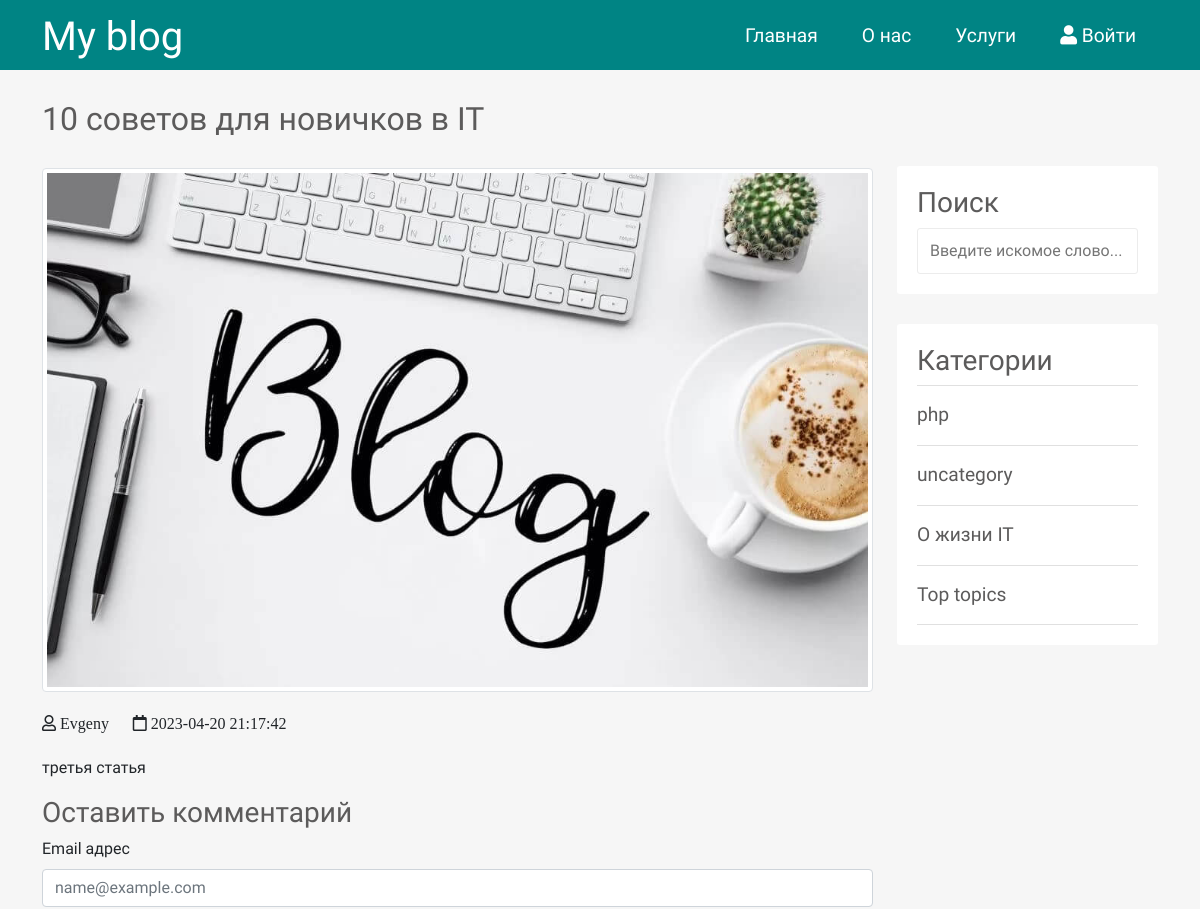
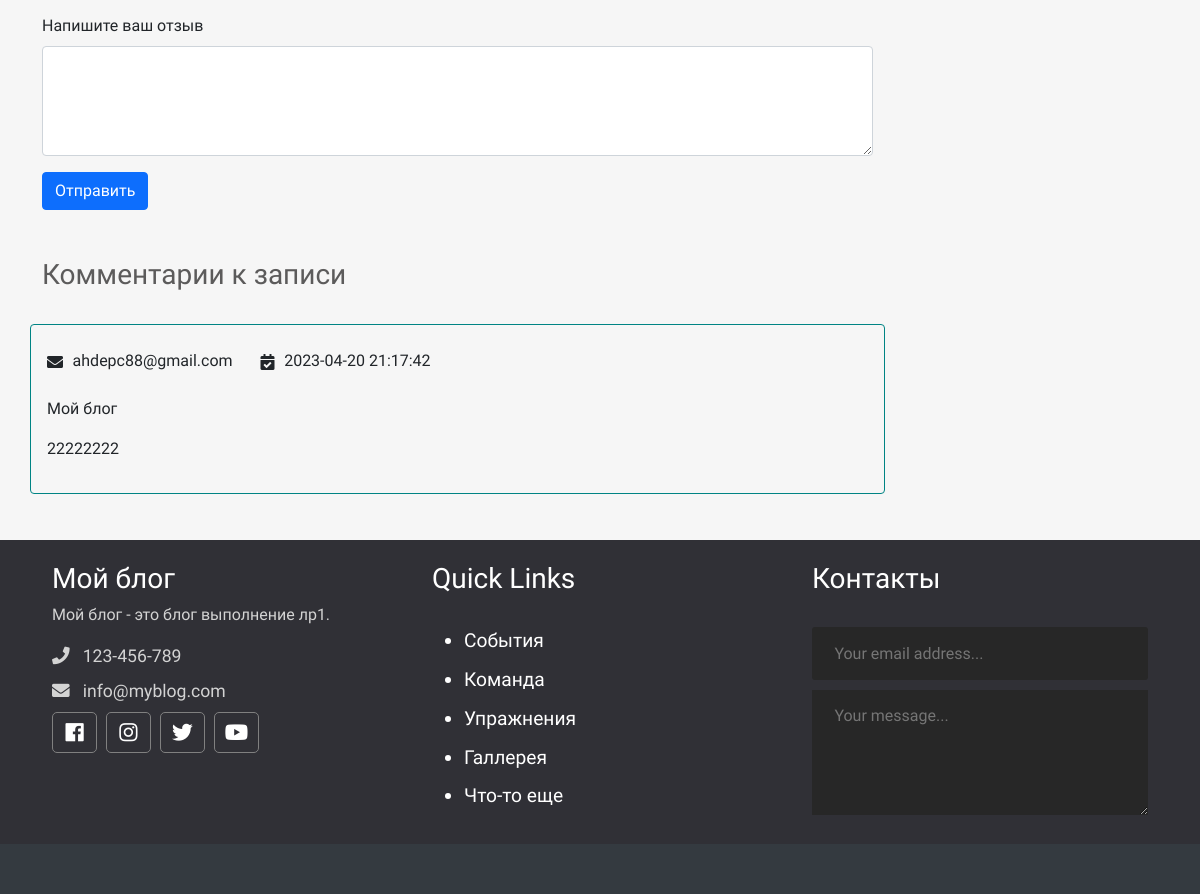
Page /single.php?post=22 on the committed database (2 pictures, top to bottom).
### tables this page shows
CREATE TABLE `posts` (
  `id` int NOT NULL,
  `id_user` int NOT NULL,
  `title` varchar(255) NOT NULL,
  `img` varchar(255) NOT NULL,
  `content` text NOT NULL,
  `status` tinyint NOT NULL,
  `id_topic` int DEFAULT NULL,
  `created_date` datetime NOT NULL DEFAULT CURRENT_TIMESTAMP
);

CREATE TABLE `users` (
  `id` int NOT NULL,
  `admin` tinyint NOT NULL,
  `username` varchar(255) NOT NULL,
  `email` varchar(255) NOT NULL,
  `password` varchar(255) NOT NULL,
  `created` timestamp NOT NULL DEFAULT CURRENT_TIMESTAMP
);

CREATE TABLE `comments` (
  `id` int NOT NULL,
  `status` tinyint NOT NULL DEFAULT '0',
  `page` int NOT NULL,
  `email` varchar(110) NOT NULL,
  `comment` text NOT NULL,
  `created_date` datetime NOT NULL DEFAULT CURRENT_TIMESTAMP
);

CREATE TABLE `topics` (
  `id` int NOT NULL,
  `name` varchar(121) NOT NULL,
  `description` text NOT NULL
);

### app/database/db.php (called while the page is built, shortened)
<?php
require 'connect.php';
function dbCheckError($query){
    $errInfo = $query->errorInfo();
    return true;
}
function selectAll($table, $params = []){
    global $pdo;
    $sql = "SELECT * FROM $table";
    if(!empty($params)){
        $i = 0;
        foreach ($params as $key => $value){
            if ($i === 0){
                $sql = $sql . " WHERE $key=$value";
            }else{
                $sql = $sql . " AND $key=$value";
            }
            $i++;
        }
    }
    $query = $pdo->prepare($sql);
    $query->execute();
    return $query->fetchAll();
}
function selectPostFromPostsWithUsersOnSingle($table1, $table2, $id){
    global $pdo;
    $sql = "SELECT p.*, u.username FROM $table1 AS p JOIN $table2 AS u ON p.id_user = u.id WHERE p.id=$id";
    $query = $pdo->prepare($sql);
    $query->execute();
    return $query->fetch();
}

### app/controllers/commentaries.php (called while the page is built, shortened)
<?php
include_once SITE_ROOT . "/app/database/db.php";
$commentsForAdm = selectAll('comments');
$page = $_GET['post'];
$errMsg = [];
$status = 0;
if($_SERVER['REQUEST_METHOD'] === 'POST' && isset($_POST['goComment'])){
    $email = trim($_POST['email']);
    $comment = trim($_POST['comment']);
    if($email === '' || $comment === ''){
        array_push($errMsg, "Не все поля заполнены!");
    }elseif (mb_strlen($comment, 'UTF8') < 50){
        array_push($errMsg, "Комментарий должен быть длинее 50 символов");
    }else{
        $user = selectOne('users', ['email' => $email]);
        if ($user['email'] == $email && $user['admin'] == 1){
            $status = 1;
        }
        $comment = [
            'status' => $status,
            'page' => $page,
            'email' => $email,
            'comment' => $comment
        ];
        $comment = insert('comments', $comment);
        $comments = selectAll('comments', ['page' => $page, 'status' => 1] );
    }
}else{
    $comments = selectAll('comments', ['page' => $page, 'status' => 1] );
}

### app/controllers/topics.php (called while the page is built, shortened)
<?php
include SITE_ROOT . "/app/database/db.php";
$topics = selectAll('topics');

### single.php (the view, shortened to what this page needs)
<?php include("path.php");
include "app/controllers/topics.php";
$post = selectPostFromPostsWithUsersOnSingle('posts', 'users', $_GET['post']);
?>
<!doctype html>
<html lang="en">
<head>
    <link href="https://cdn.jsdelivr.net/npm/bootstrap@5.0.0-beta2/dist/css/bootstrap.min.css" rel="stylesheet">
    <link rel="stylesheet" href="https://use.fontawesome.com/releases/v5.7.2/css/all.css"
>
    <link rel="stylesheet" href="assets/css/style.css">
</head>
<body>
<?php include("app/include/header.php"); ?>
<div class="container">
    <div class="content row">
        <div class="main-content col-md-9 col-12">
            <h2><?php echo $post['title']; ?></h2>
            <div class="single_post row">
                <div class="img col-12">
                    <img src="<?=BASE_URL . 'assets/images/posts/' . $post['img'] ?>" alt="<?=$post['title']?>" class="img-thumbnail">
                </div>
                <div class="info">
                    <i class="far fa-user"> <?=$post['username'];?></i>
                    <i class="far fa-calendar"> <?=$post['created_date'];?></i>
                </div>
                <div class="single_post_text col-12">
                    <?=$post['content'];?>
                </div>
                <?php include("app/include/comments.php"); ?>
            </div>
        </div>
        <div class="sidebar col-md-3 col-12">
            <div class="section search">
                <h3>Поиск</h3>
                <form action="/" method="post">
                    <input type="text" name="search-term" class="text-input" placeholder="Введите искомое слово...">
                </form>
            </div>
            <div class="section topics">
                <h3>Категории</h3>
                <ul>
                    <?php foreach ($topics as $key => $topic): ?>
                        <li>
                            <a href="<?=BASE_URL . 'category.php?id=' . $topic['id']; ?>"><?=$topic['name']; ?></a>
                        </li>
                    <?php endforeach; ?>
                </ul>
            </div>
        </div>
    </div>
</div>
<?php include("app/include/footer.php"); ?>
</body>
</html>

### app/include/comments.php (shortened to what this page needs)
<?php
include SITE_ROOT . "/app/controllers/commentaries.php";
?>
<div class="cpl-md-12 col-12 comments">
    <h3>Оставить комментарий</h3>
    <form action="<?=BASE_URL . "single.php?post=$page"?>" method="post">
        <div class="mb-3">
            <label for="exampleFormControlInput1" class="form-label">Email адрес</label>
            <input name="email" type="email" class="form-control" id="exampleFormControlInput1" placeholder="name@example.com">
        </div>
        <div class="mb-3">
            <label for="exampleFormControlTextarea1" class="form-label">Напишите ваш отзыв</label>
            <textarea name="comment" class="form-control" id="exampleFormControlTextarea1" rows="4"></textarea>
        </div>
        <div class="col-12">
            <button type="submit" name="goComment" class="btn btn-primary">Отправить</button>
        </div>
    </form>
    <?php if(count($comments) > 0): ?>
        <div class="row all-comments">
            <h3 class="col-12">Комментарии к записи</h3>
            <?php foreach ($comments as $comment): ?>
                <div class="one-comment col-12">
                    <span><i class="far fa-envelope"></i><?=$comment['email']  ?></span>
                    <span><i class="far fa-calendar-check"></i><?=$comment['created_date']  ?></span>
                    <div class="col-12 text">
                        <?=$comment['comment']  ?>
                    </div>
                </div>
            <?php endforeach ?>
        </div>
    <?php endif; ?>
</div>

### assets/css/style.css (style rules this page uses)
* { font-family: 'Comfortaa', cursive; }
html, h1, h2, h3, h4, h5, h6 { color: #5c5b5b; }
body { background: #f6f6f6; }
a { text-decoration: none; color: inherit; }
input { padding: 10px 12px; display: block; width: 100%; border-radius: 3px; border: 1px solid #ececec; line-height: 1.5rem; color: #444444; font-size: 1rem; }
.main-content h2 { margin: 30px 0; }
.search { margin-top: 96px; }
.sidebar .section { background: #ffffff; padding: 20px; border-radius: 3px; margin-bottom: 30px; }
.sidebar .topics ul { margin: 0px; padding: 0px; list-style: none; border-top: 1px solid #e0e0e0; }
.sidebar .topics ul li a { display: block; padding: 15px 0px 15px 0px; border-bottom: 1px solid #e0e0e0; transition: all 0.3s; text-decoration: none; font-weight: 500; color: #5c5b5b; font-size: 1.2em; }
.single_post { margin-bottom: 30px; }
.single_post .info { margin: 20px 0; }
.single_post .info i { display: inline-block; margin-right: 20px; }
.all-comments { padding-top: 3rem; }
.all-comments h3 { margin-bottom: 2rem; }
.all-comments .one-comment { padding: 1rem; border: 1px solid #008484; border-radius: 4px; margin-bottom: 1rem; }
.all-comments .one-comment i { margin: 0.3rem 0.6rem 0 0; font-weight: 600; }
.all-comments .one-comment span { display: inline-flex; margin: 0.5rem 1.5rem 1.5rem 0; font-weight: 500; }

### rows in the picture
posts: title "10 советов для новичков в IT", img (picture), id_user.username "Evgeny", created_date "2023-04-20 21:17:42", content "третья статья"
comments: email "ahdepc88@gmail.com", created_date "2023-04-20 21:17:42", comment "Мой блог 22222222"
topics: name "php"
topics: name "uncategory"
topics: name "О жизни IT"
topics: name "Top topics"
